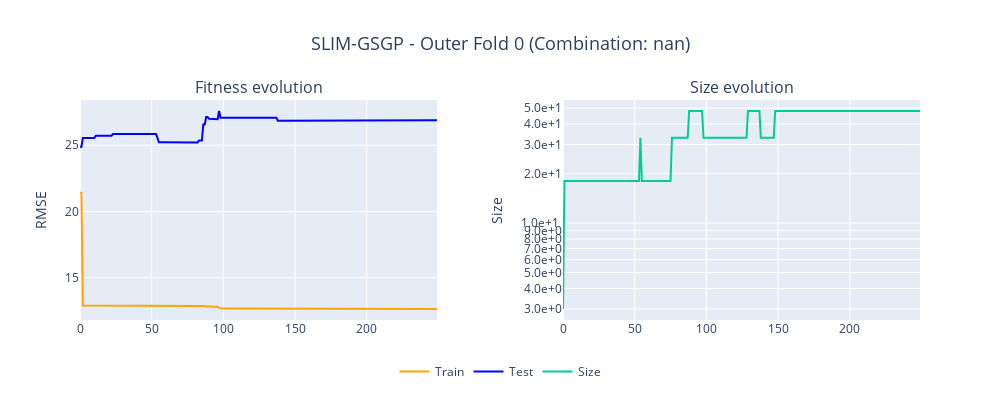
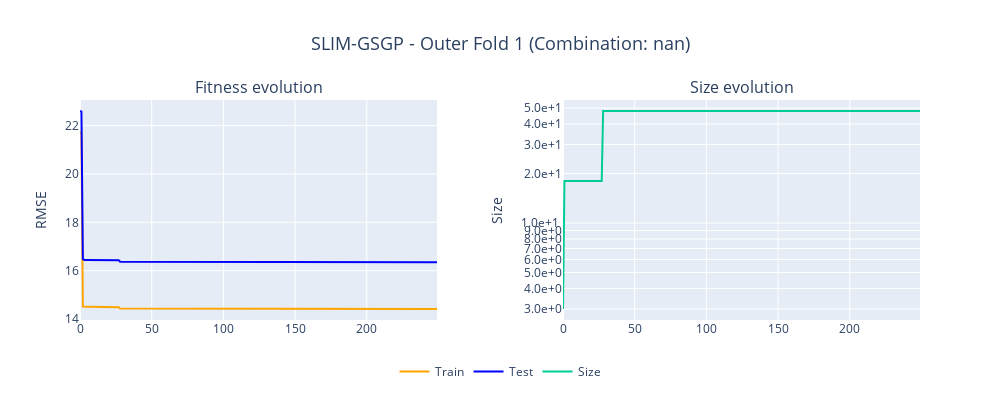
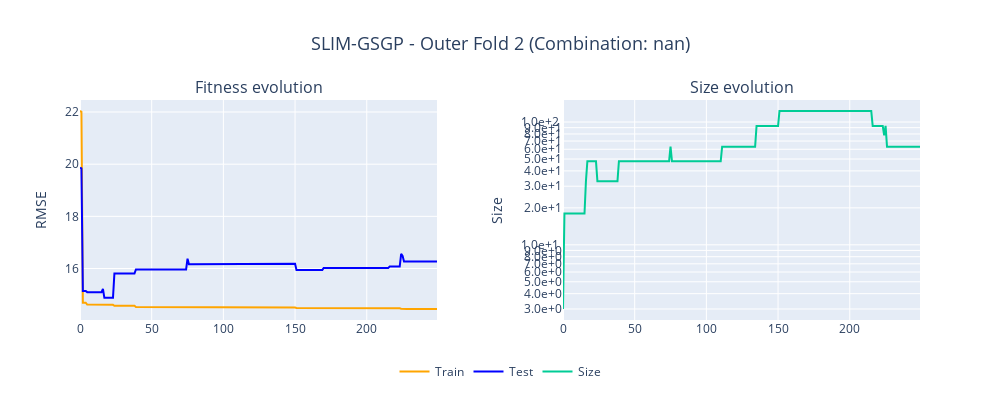
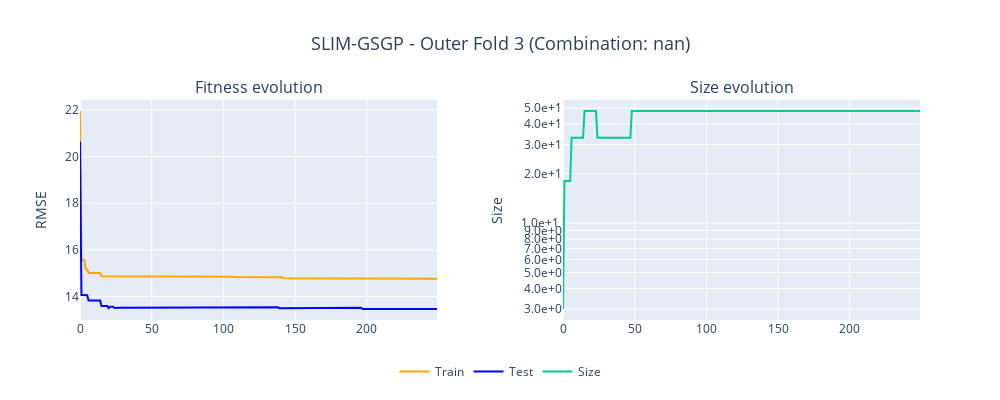

These figures' notebook cell, in order:
### Code cell
fit_and_size_per_outer(k_outer=10, model_name=MODEL_NAME)

### Figure 1 — Plotly figure (JSON) as saved in the notebook; plotly's stock layout.template omitted (floating-point values rounded to 4 significant figures; data arrays with more than 128 entries replaced by an {"elided": "..."} marker saying what was removed)
{"data": [{"line": {"color": "orange"}, "mode": "lines", "name": "Train", "type": "scatter", "xaxis": "x", "y": {"elided": "250 float values"}, "yaxis": "y"}, {"line": {"color": "blue"}, "mode": "lines", "name": "Test", "type": "scatter", "xaxis": "x", "y": {"elided": "250 float values"}, "yaxis": "y"}, {"mode": "lines", "name": "Size", "type": "scatter", "xaxis": "x2", "y": {"elided": "250 int values"}, "yaxis": "y2"}], "layout": {"annotations": [{"font": {"size": 16}, "showarrow": false, "text": "Fitness evolution", "x": 0.2125, "xanchor": "center", "xref": "paper", "y": 1, "yanchor": "bottom", "yref": "paper"}, {"font": {"size": 16}, "showarrow": false, "text": "Size evolution", "x": 0.7875, "xanchor": "center", "xref": "paper", "y": 1, "yanchor": "bottom", "yref": "paper"}], "height": 400, "legend": {"orientation": "h", "x": 0.5, "xanchor": "center", "y": -0.3, "yanchor": "bottom"}, "margin": {"t": 100}, "showlegend": true, "title": {"font": {"size": 18}, "text": "SLIM-GSGP - Outer Fold 0 (Combination: nan)", "x": 0.5}, "width": 1000, "xaxis": {"anchor": "y", "domain": [0, 0.425]}, "xaxis2": {"anchor": "y2", "domain": [0.575, 1]}, "yaxis": {"anchor": "x", "domain": [0, 1], "range": [0, null], "title": {"text": "RMSE"}}, "yaxis2": {"anchor": "x2", "domain": [0, 1], "exponentformat": "power", "tickformat": ".1e", "title": {"text": "Size"}, "type": "log"}}}

### Figure 2 — Plotly figure (JSON) as saved in the notebook; plotly's stock layout.template omitted (floating-point values rounded to 4 significant figures; data arrays with more than 128 entries replaced by an {"elided": "..."} marker saying what was removed)
{"data": [{"line": {"color": "orange"}, "mode": "lines", "name": "Train", "type": "scatter", "xaxis": "x", "y": {"elided": "250 float values"}, "yaxis": "y"}, {"line": {"color": "blue"}, "mode": "lines", "name": "Test", "type": "scatter", "xaxis": "x", "y": {"elided": "250 float values"}, "yaxis": "y"}, {"mode": "lines", "name": "Size", "type": "scatter", "xaxis": "x2", "y": {"elided": "250 int values"}, "yaxis": "y2"}], "layout": {"annotations": [{"font": {"size": 16}, "showarrow": false, "text": "Fitness evolution", "x": 0.2125, "xanchor": "center", "xref": "paper", "y": 1, "yanchor": "bottom", "yref": "paper"}, {"font": {"size": 16}, "showarrow": false, "text": "Size evolution", "x": 0.7875, "xanchor": "center", "xref": "paper", "y": 1, "yanchor": "bottom", "yref": "paper"}], "height": 400, "legend": {"orientation": "h", "x": 0.5, "xanchor": "center", "y": -0.3, "yanchor": "bottom"}, "margin": {"t": 100}, "showlegend": true, "title": {"font": {"size": 18}, "text": "SLIM-GSGP - Outer Fold 1 (Combination: nan)", "x": 0.5}, "width": 1000, "xaxis": {"anchor": "y", "domain": [0, 0.425]}, "xaxis2": {"anchor": "y2", "domain": [0.575, 1]}, "yaxis": {"anchor": "x", "domain": [0, 1], "range": [0, null], "title": {"text": "RMSE"}}, "yaxis2": {"anchor": "x2", "domain": [0, 1], "exponentformat": "power", "tickformat": ".1e", "title": {"text": "Size"}, "type": "log"}}}

### Figure 3 — Plotly figure (JSON) as saved in the notebook; plotly's stock layout.template omitted (floating-point values rounded to 4 significant figures; data arrays with more than 128 entries replaced by an {"elided": "..."} marker saying what was removed)
{"data": [{"line": {"color": "orange"}, "mode": "lines", "name": "Train", "type": "scatter", "xaxis": "x", "y": {"elided": "250 float values"}, "yaxis": "y"}, {"line": {"color": "blue"}, "mode": "lines", "name": "Test", "type": "scatter", "xaxis": "x", "y": {"elided": "250 float values"}, "yaxis": "y"}, {"mode": "lines", "name": "Size", "type": "scatter", "xaxis": "x2", "y": {"elided": "250 int values"}, "yaxis": "y2"}], "layout": {"annotations": [{"font": {"size": 16}, "showarrow": false, "text": "Fitness evolution", "x": 0.2125, "xanchor": "center", "xref": "paper", "y": 1, "yanchor": "bottom", "yref": "paper"}, {"font": {"size": 16}, "showarrow": false, "text": "Size evolution", "x": 0.7875, "xanchor": "center", "xref": "paper", "y": 1, "yanchor": "bottom", "yref": "paper"}], "height": 400, "legend": {"orientation": "h", "x": 0.5, "xanchor": "center", "y": -0.3, "yanchor": "bottom"}, "margin": {"t": 100}, "showlegend": true, "title": {"font": {"size": 18}, "text": "SLIM-GSGP - Outer Fold 2 (Combination: nan)", "x": 0.5}, "width": 1000, "xaxis": {"anchor": "y", "domain": [0, 0.425]}, "xaxis2": {"anchor": "y2", "domain": [0.575, 1]}, "yaxis": {"anchor": "x", "domain": [0, 1], "range": [0, null], "title": {"text": "RMSE"}}, "yaxis2": {"anchor": "x2", "domain": [0, 1], "exponentformat": "power", "tickformat": ".1e", "title": {"text": "Size"}, "type": "log"}}}

### Figure 4 — Plotly figure (JSON) as saved in the notebook; plotly's stock layout.template omitted (floating-point values rounded to 4 significant figures; data arrays with more than 128 entries replaced by an {"elided": "..."} marker saying what was removed)
{"data": [{"line": {"color": "orange"}, "mode": "lines", "name": "Train", "type": "scatter", "xaxis": "x", "y": {"elided": "250 float values"}, "yaxis": "y"}, {"line": {"color": "blue"}, "mode": "lines", "name": "Test", "type": "scatter", "xaxis": "x", "y": {"elided": "250 float values"}, "yaxis": "y"}, {"mode": "lines", "name": "Size", "type": "scatter", "xaxis": "x2", "y": {"elided": "250 int values"}, "yaxis": "y2"}], "layout": {"annotations": [{"font": {"size": 16}, "showarrow": false, "text": "Fitness evolution", "x": 0.2125, "xanchor": "center", "xref": "paper", "y": 1, "yanchor": "bottom", "yref": "paper"}, {"font": {"size": 16}, "showarrow": false, "text": "Size evolution", "x": 0.7875, "xanchor": "center", "xref": "paper", "y": 1, "yanchor": "bottom", "yref": "paper"}], "height": 400, "legend": {"orientation": "h", "x": 0.5, "xanchor": "center", "y": -0.3, "yanchor": "bottom"}, "margin": {"t": 100}, "showlegend": true, "title": {"font": {"size": 18}, "text": "SLIM-GSGP - Outer Fold 3 (Combination: nan)", "x": 0.5}, "width": 1000, "xaxis": {"anchor": "y", "domain": [0, 0.425]}, "xaxis2": {"anchor": "y2", "domain": [0.575, 1]}, "yaxis": {"anchor": "x", "domain": [0, 1], "range": [0, null], "title": {"text": "RMSE"}}, "yaxis2": {"anchor": "x2", "domain": [0, 1], "exponentformat": "power", "tickformat": ".1e", "title": {"text": "Size"}, "type": "log"}}}
